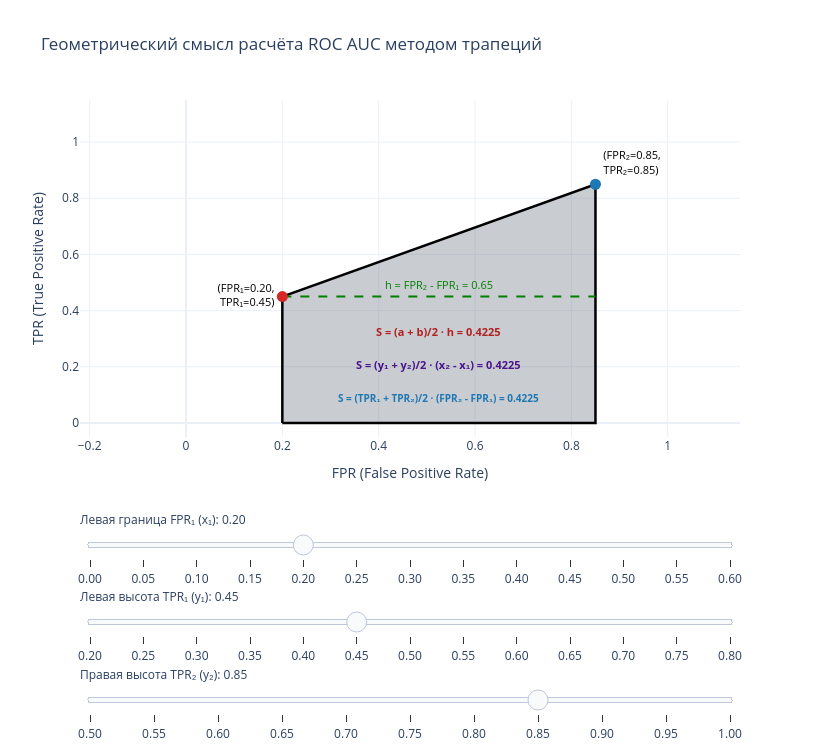

The code cell stored with this chart in its notebook:
### Markdown cell above
Для расчёта **ROC AUC** предсказанные вероятности (`preds_proba`) сортируются по убыванию, а совпавшие значения  объединяются в общие группы. Двигаясь от точки $(0, 0)$ к $(1, 1)$, для каждой группы вычисляются координаты $(\text{FPR}, \text{TPR})$, после чего итоговая площадь находится суммированием прямоугольных трапеций.

$$\text{ROC AUC} = \sum_{i=1}^{n-1} \frac{\text{TPR}_i + \text{TPR}_{i+1}}{2} \cdot (\text{FPR}_{i+1} - \text{FPR}_i)$$

Для понимания математики расчета кривой ROC AUC и ее значения я использовала [статью Александра Дьяконова](https://alexanderdyakonov.wordpress.com/2017/07/28/auc-roc-%D0%BF%D0%BB%D0%BE%D1%89%D0%B0%D0%B4%D1%8C-%D0%BF%D0%BE%D0%B4-%D0%BA%D1%80%D0%B8%D0%B2%D0%BE%D0%B9-%D0%BE%D1%88%D0%B8%D0%B1%D0%BE%D0%BA/).

### Code cell
fig_trapezoid = ml_utils.plot_roc_trapezoid()
fig_trapezoid.show()

### Figure 1 — Plotly figure (JSON) as saved in the notebook; plotly's stock layout.template omitted (floating-point values rounded to 4 significant figures)
{"data": [{"fill": "toself", "fillcolor": "rgba(100, 110, 120, 0.35)", "hoverinfo": "skip", "line": {"color": "black", "width": 2.5}, "mode": "lines", "showlegend": false, "type": "scatter", "x": [0.2, 0.2, 0.85, 0.85, 0.2], "y": [0, 0.45, 0.85, 0, 0]}, {"hoverinfo": "skip", "line": {"color": "green", "dash": "dash", "width": 2}, "mode": "lines", "showlegend": false, "type": "scatter", "x": [0.2, 0.85], "y": [0.45, 0.45]}, {"hovertemplate": "FPR: %{x:.2f}<br>TPR: %{y:.2f}<extra></extra>", "marker": {"color": ["#d62728", "#1f77b4"], "size": 11}, "mode": "markers+text", "showlegend": false, "text": ["(FPR₁=0.20,<br>TPR₁=0.45)", "(FPR₂=0.85,<br>TPR₂=0.85)"], "textfont": {"color": "black", "size": 11}, "textposition": ["middle left", "top right"], "type": "scatter", "x": [0.2, 0.85], "y": [0.45, 0.85]}], "layout": {"annotations": [{"font": {"color": "green", "size": 11}, "showarrow": false, "text": "h = FPR₂ - FPR₁ = 0.65", "x": 0.525, "y": 0.45, "yshift": 12}, {"font": {"color": "#b22222", "size": 11}, "showarrow": false, "text": "<b>S = (a + b)/2 · h = 0.4225</b>", "x": 0.525, "y": 0.324}, {"font": {"color": "#4a148c", "size": 11}, "showarrow": false, "text": "<b>S = (y₁ + y₂)/2 · (x₂ - x₁) = 0.4225</b>", "x": 0.525, "y": 0.207}, {"font": {"color": "#1f77b4", "size": 10}, "showarrow": false, "text": "<b>S = (TPR₁ + TPR₂)/2 · (FPR₂ - FPR₁) = 0.4225</b>", "x": 0.525, "y": 0.09}], "height": 750, "margin": {"b": 260}, "sliders": [{"active": 4, "currentvalue": {"prefix": "Левая граница FPR₁ (x₁): "}, "steps": [{"args": [{"text": [null, null, ["(FPR₁=0.00,<br>TPR₁=0.45)", "(FPR₂=0.85,<br>TPR₂=0.85)"]], "x": [[0, 0, 0.85, 0.85, 0], [0, 0.85], [0, 0.85]], "y": [[0, 0.45, 0.85, 0, 0], [0.45, 0.45], [0.45, 0.85]]}, {"annotations": [{"font": {"color": "green", "size": 11}, "showarrow": false, "text": "h = FPR₂ - FPR₁ = 0.85", "x": 0.425, "y": 0.45, "yshift": 12}, {"font": {"color": "#b22222", "size": 11}, "showarrow": false, "text": "<b>S = (a + b)/2 · h = 0.5525</b>", "x": 0.425, "y": 0.324}, {"font": {"color": "#4a148c", "size": 11}, "showarrow": false, "text": "<b>S = (y₁ + y₂)/2 · (x₂ - x₁) = 0.5525</b>", "x": 0.425, "y": 0.207}, {"font": {"color": "#1f77b4", "size": 10}, "showarrow": false, "text": "<b>S = (TPR₁ + TPR₂)/2 · (FPR₂ - FPR₁) = 0.5525</b>", "x": 0.425, "y": 0.09}]}], "label": "0.00", "method": "update"}, {"args": [{"text": [null, null, ["(FPR₁=0.05,<br>TPR₁=0.45)", "(FPR₂=0.85,<br>TPR₂=0.85)"]], "x": [[0.05, 0.05, 0.85, 0.85, 0.05], [0.05, 0.85], [0.05, 0.85]], "y": [[0, 0.45, 0.85, 0, 0], [0.45, 0.45], [0.45, 0.85]]}, {"annotations": [{"font": {"color": "green", "size": 11}, "showarrow": false, "text": "h = FPR₂ - FPR₁ = 0.80", "x": 0.45, "y": 0.45, "yshift": 12}, {"font": {"color": "#b22222", "size": 11}, "showarrow": false, "text": "<b>S = (a + b)/2 · h = 0.5200</b>", "x": 0.45, "y": 0.324}, {"font": {"color": "#4a148c", "size": 11}, "showarrow": false, "text": "<b>S = (y₁ + y₂)/2 · (x₂ - x₁) = 0.5200</b>", "x": 0.45, "y": 0.207}, {"font": {"color": "#1f77b4", "size": 10}, "showarrow": false, "text": "<b>S = (TPR₁ + TPR₂)/2 · (FPR₂ - FPR₁) = 0.5200</b>", "x": 0.45, "y": 0.09}]}], "label": "0.05", "method": "update"}, {"args": [{"text": [null, null, ["(FPR₁=0.10,<br>TPR₁=0.45)", "(FPR₂=0.85,<br>TPR₂=0.85)"]], "x": [[0.1, 0.1, 0.85, 0.85, 0.1], [0.1, 0.85], [0.1, 0.85]], "y": [[0, 0.45, 0.85, 0, 0], [0.45, 0.45], [0.45, 0.85]]}, {"annotations": [{"font": {"color": "green", "size": 11}, "showarrow": false, "text": "h = FPR₂ - FPR₁ = 0.75", "x": 0.475, "y": 0.45, "yshift": 12}, {"font": {"color": "#b22222", "size": 11}, "showarrow": false, "text": "<b>S = (a + b)/2 · h = 0.4875</b>", "x": 0.475, "y": 0.324}, {"font": {"color": "#4a148c", "size": 11}, "showarrow": false, "text": "<b>S = (y₁ + y₂)/2 · (x₂ - x₁) = 0.4875</b>", "x": 0.475, "y": 0.207}, {"font": {"color": "#1f77b4", "size": 10}, "showarrow": false, "text": "<b>S = (TPR₁ + TPR₂)/2 · (FPR₂ - FPR₁) = 0.4875</b>", "x": 0.475, "y": 0.09}]}], "label": "0.10", "method": "update"}, {"args": [{"text": [null, null, ["(FPR₁=0.15,<br>TPR₁=0.45)", "(FPR₂=0.85,<br>TPR₂=0.85)"]], "x": [[0.15, 0.15, 0.85, 0.85, 0.15], [0.15, 0.85], [0.15, 0.85]], "y": [[0, 0.45, 0.85, 0, 0], [0.45, 0.45], [0.45, 0.85]]}, {"annotations": [{"font": {"color": "green", "size": 11}, "showarrow": false, "text": "h = FPR₂ - FPR₁ = 0.70", "x": 0.5, "y": 0.45, "yshift": 12}, {"font": {"color": "#b22222", "size": 11}, "showarrow": false, "text": "<b>S = (a + b)/2 · h = 0.4550</b>", "x": 0.5, "y": 0.324}, {"font": {"color": "#4a148c", "size": 11}, "showarrow": false, "text": "<b>S = (y₁ + y₂)/2 · (x₂ - x₁) = 0.4550</b>", "x": 0.5, "y": 0.207}, {"font": {"color": "#1f77b4", "size": 10}, "showarrow": false, "text": "<b>S = (TPR₁ + TPR₂)/2 · (FPR₂ - FPR₁) = 0.4550</b>", "x": 0.5, "y": 0.09}]}], "label": "0.15", "method": "update"}, {"args": [{"text": [null, null, ["(FPR₁=0.20,<br>TPR₁=0.45)", "(FPR₂=0.85,<br>TPR₂=0.85)"]], "x": [[0.2, 0.2, 0.85, 0.85, 0.2], [0.2, 0.85], [0.2, 0.85]], "y": [[0, 0.45, 0.85, 0, 0], [0.45, 0.45], [0.45, 0.85]]}, {"annotations": [{"font": {"color": "green", "size": 11}, "showarrow": false, "text": "h = FPR₂ - FPR₁ = 0.65", "x": 0.525, "y": 0.45, "yshift": 12}, {"font": {"color": "#b22222", "size": 11}, "showarrow": false, "text": "<b>S = (a + b)/2 · h = 0.4225</b>", "x": 0.525, "y": 0.324}, {"font": {"color": "#4a148c", "size": 11}, "showarrow": false, "text": "<b>S = (y₁ + y₂)/2 · (x₂ - x₁) = 0.4225</b>", "x": 0.525, "y": 0.207}, {"font": {"color": "#1f77b4", "size": 10}, "showarrow": false, "text": "<b>S = (TPR₁ + TPR₂)/2 · (FPR₂ - FPR₁) = 0.4225</b>", "x": 0.525, "y": 0.09}]}], "label": "0.20", "method": "update"}, {"args": [{"text": [null, null, ["(FPR₁=0.25,<br>TPR₁=0.45)", "(FPR₂=0.85,<br>TPR₂=0.85)"]], "x": [[0.25, 0.25, 0.85, 0.85, 0.25], [0.25, 0.85], [0.25, 0.85]], "y": [[0, 0.45, 0.85, 0, 0], [0.45, 0.45], [0.45, 0.85]]}, {"annotations": [{"font": {"color": "green", "size": 11}, "showarrow": false, "text": "h = FPR₂ - FPR₁ = 0.60", "x": 0.55, "y": 0.45, "yshift": 12}, {"font": {"color": "#b22222", "size": 11}, "showarrow": false, "text": "<b>S = (a + b)/2 · h = 0.3900</b>", "x": 0.55, "y": 0.324}, {"font": {"color": "#4a148c", "size": 11}, "showarrow": false, "text": "<b>S = (y₁ + y₂)/2 · (x₂ - x₁) = 0.3900</b>", "x": 0.55, "y": 0.207}, {"font": {"color": "#1f77b4", "size": 10}, "showarrow": false, "text": "<b>S = (TPR₁ + TPR₂)/2 · (FPR₂ - FPR₁) = 0.3900</b>", "x": 0.55, "y": 0.09}]}], "label": "0.25", "method": "update"}, {"args": [{"text": [null, null, ["(FPR₁=0.30,<br>TPR₁=0.45)", "(FPR₂=0.85,<br>TPR₂=0.85)"]], "x": [[0.3, 0.3, 0.85, 0.85, 0.3], [0.3, 0.85], [0.3, 0.85]], "y": [[0, 0.45, 0.85, 0, 0], [0.45, 0.45], [0.45, 0.85]]}, {"annotations": [{"font": {"color": "green", "size": 11}, "showarrow": false, "text": "h = FPR₂ - FPR₁ = 0.55", "x": 0.575, "y": 0.45, "yshift": 12}, {"font": {"color": "#b22222", "size": 11}, "showarrow": false, "text": "<b>S = (a + b)/2 · h = 0.3575</b>", "x": 0.575, "y": 0.324}, {"font": {"color": "#4a148c", "size": 11}, "showarrow": false, "text": "<b>S = (y₁ + y₂)/2 · (x₂ - x₁) = 0.3575</b>", "x": 0.575, "y": 0.207}, {"font": {"color": "#1f77b4", "size": 10}, "showarrow": false, "text": "<b>S = (TPR₁ + TPR₂)/2 · (FPR₂ - FPR₁) = 0.3575</b>", "x": 0.575, "y": 0.09}]}], "label": "0.30", "method": "update"}, {"args": [{"text": [null, null, ["(FPR₁=0.35,<br>TPR₁=0.45)", "(FPR₂=0.85,<br>TPR₂=0.85)"]], "x": [[0.35, 0.35, 0.85, 0.85, 0.35], [0.35, 0.85], [0.35, 0.85]], "y": [[0, 0.45, 0.85, 0, 0], [0.45, 0.45], [0.45, 0.85]]}, {"annotations": [{"font": {"color": "green", "size": 11}, "showarrow": false, "text": "h = FPR₂ - FPR₁ = 0.50", "x": 0.6, "y": 0.45, "yshift": 12}, {"font": {"color": "#b22222", "size": 11}, "showarrow": false, "text": "<b>S = (a + b)/2 · h = 0.3250</b>", "x": 0.6, "y": 0.324}, {"font": {"color": "#4a148c", "size": 11}, "showarrow": false, "text": "<b>S = (y₁ + y₂)/2 · (x₂ - x₁) = 0.3250</b>", "x": 0.6, "y": 0.207}, {"font": {"color": "#1f77b4", "size": 10}, "showarrow": false, "text": "<b>S = (TPR₁ + TPR₂)/2 · (FPR₂ - FPR₁) = 0.3250</b>", "x": 0.6, "y": 0.09}]}], "label": "0.35", "method": "update"}, {"args": [{"text": [null, null, ["(FPR₁=0.40,<br>TPR₁=0.45)", "(FPR₂=0.85,<br>TPR₂=0.85)"]], "x": [[0.4, 0.4, 0.85, 0.85, 0.4], [0.4, 0.85], [0.4, 0.85]], "y": [[0, 0.45, 0.85, 0, 0], [0.45, 0.45], [0.45, 0.85]]}, {"annotations": [{"font": {"color": "green", "size": 11}, "showarrow": false, "text": "h = FPR₂ - FPR₁ = 0.45", "x": 0.625, "y": 0.45, "yshift": 12}, {"font": {"color": "#b22222", "size": 11}, "showarrow": false, "text": "<b>S = (a + b)/2 · h = 0.2925</b>", "x": 0.625, "y": 0.324}, {"font": {"color": "#4a148c", "size": 11}, "showarrow": false, "text": "<b>S = (y₁ + y₂)/2 · (x₂ - x₁) = 0.2925</b>", "x": 0.625, "y": 0.207}, {"font": {"color": "#1f77b4", "size": 10}, "showarrow": false, "text": "<b>S = (TPR₁ + TPR₂)/2 · (FPR₂ - FPR₁) = 0.2925</b>", "x": 0.625, "y": 0.09}]}], "label": "0.40", "method": "update"}, {"args": [{"text": [null, null, ["(FPR₁=0.45,<br>TPR₁=0.45)", "(FPR₂=0.85,<br>TPR₂=0.85)"]], "x": [[0.45, 0.45, 0.85, 0.85, 0.45], [0.45, 0.85], [0.45, 0.85]], "y": [[0, 0.45, 0.85, 0, 0], [0.45, 0.45], [0.45, 0.85]]}, {"annotations": [{"font": {"color": "green", "size": 11}, "showarrow": false, "text": "h = FPR₂ - FPR₁ = 0.40", "x": 0.65, "y": 0.45, "yshift": 12}, {"font": {"color": "#b22222", "size": 11}, "showarrow": false, "text": "<b>S = (a + b)/2 · h = 0.2600</b>", "x": 0.65, "y": 0.324}, {"font": {"color": "#4a148c", "size": 11}, "showarrow": false, "text": "<b>S = (y₁ + y₂)/2 · (x₂ - x₁) = 0.2600</b>", "x": 0.65, "y": 0.207}, {"font": {"color": "#1f77b4", "size": 10}, "showarrow": false, "text": "<b>S = (TPR₁ + TPR₂)/2 · (FPR₂ - FPR₁) = 0.2600</b>", "x": 0.65, "y": 0.09}]}], "label": "0.45", "method": "update"}, {"args": [{"text": [null, null, ["(FPR₁=0.50,<br>TPR₁=0.45)", "(FPR₂=0.85,<br>TPR₂=0.85)"]], "x": [[0.5, 0.5, 0.85, 0.85, 0.5], [0.5, 0.85], [0.5, 0.85]], "y": [[0, 0.45, 0.85, 0, 0], [0.45, 0.45], [0.45, 0.85]]}, {"annotations": [{"font": {"color": "green", "size": 11}, "showarrow": false, "text": "h = FPR₂ - FPR₁ = 0.35", "x": 0.675, "y": 0.45, "yshift": 12}, {"font": {"color": "#b22222", "size": 11}, "showarrow": false, "text": "<b>S = (a + b)/2 · h = 0.2275</b>", "x": 0.675, "y": 0.324}, {"font": {"color": "#4a148c", "size": 11}, "showarrow": false, "text": "<b>S = (y₁ + y₂)/2 · (x₂ - x₁) = 0.2275</b>", "x": 0.675, "y": 0.207}, {"font": {"color": "#1f77b4", "size": 10}, "showarrow": false, "text": "<b>S = (TPR₁ + TPR₂)/2 · (FPR₂ - FPR₁) = 0.2275</b>", "x": 0.675, "y": 0.09}]}], "label": "0.50", "method": "update"}, {"args": [{"text": [null, null, ["(FPR₁=0.55,<br>TPR₁=0.45)", "(FPR₂=0.85,<br>TPR₂=0.85)"]], "x": [[0.55, 0.55, 0.85, 0.85, 0.55], [0.55, 0.85], [0.55, 0.85]], "y": [[0, 0.45, 0.85, 0, 0], [0.45, 0.45], [0.45, 0.85]]}, {"annotations": [{"font": {"color": "green", "size": 11}, "showarrow": false, "text": "h = FPR₂ - FPR₁ = 0.30", "x": 0.7, "y": 0.45, "yshift": 12}, {"font": {"color": "#b22222", "size": 11}, "showarrow": false, "text": "<b>S = (a + b)/2 · h = 0.1950</b>", "x": 0.7, "y": 0.324}, {"font": {"color": "#4a148c", "size": 11}, "showarrow": false, "text": "<b>S = (y₁ + y₂)/2 · (x₂ - x₁) = 0.1950</b>", "x": 0.7, "y": 0.207}, {"font": {"color": "#1f77b4", "size": 10}, "showarrow": false, "text": "<b>S = (TPR₁ + TPR₂)/2 · (FPR₂ - FPR₁) = 0.1950</b>", "x": 0.7, "y": 0.09}]}], "label": "0.55", "method": "update"}, {"args": [{"text": [null, null, ["(FPR₁=0.60,<br>TPR₁=0.45)", "(FPR₂=0.85,<br>TPR₂=0.85)"]], "x": [[0.6, 0.6, 0.85, 0.85, 0.6], [0.6, 0.85], [0.6, 0.85]], "y": [[0, 0.45, 0.85, 0, 0], [0.45, 0.45], [0.45, 0.85]]}, {"annotations": [{"font": {"color": "green", "size": 11}, "showarrow": false, "text": "h = FPR₂ - FPR₁ = 0.25", "x": 0.725, "y": 0.45, "yshift": 12}, {"font": {"color": "#b22222", "size": 11}, "showarrow": false, "text": "<b>S = (a + b)/2 · h = 0.1625</b>", "x": 0.725, "y": 0.324}, {"font": {"color": "#4a148c", "size": 11}, "showarrow": false, "text": "<b>S = (y₁ + y₂)/2 · (x₂ - x₁) = 0.1625</b>", "x": 0.725, "y": 0.207}, {"font": {"color": "#1f77b4", "size": 10}, "showarrow": false, "text": "<b>S = (TPR₁ + TPR₂)/2 · (FPR₂ - FPR₁) = 0.1625</b>", "x": 0.725, "y": 0.09}]}], "label": "0.60", "method": "update"}], "y": -0.15}, {"active": 5, "currentvalue": {"prefix": "Левая высота TPR₁ (y₁): "}, "steps": [{"args": [{"text": [null, null, ["(FPR₁=0.20,<br>TPR₁=0.20)", "(FPR₂=0.85,<br>TPR₂=0.85)"]], "x": [[0.2, 0.2, 0.85, 0.85, 0.2], [0.2, 0.85], [0.2, 0.85]], "y": [[0, 0.2, 0.85, 0, 0], [0.2, 0.2], [0.2, 0.85]]}, {"annotations": [{"font": {"color": "green", "size": 11}, "showarrow": false, "text": "h = FPR₂ - FPR₁ = 0.65", "x": 0.525, "y": 0.2, "yshift": 12}, {"font": {"color": "#b22222", "size": 11}, "showarrow": false, "text": "<b>S = (a + b)/2 · h = 0.3412</b>", "x": 0.525, "y": 0.144}, {"font": {"color": "#4a148c", "size": 11}, "showarrow": false, "text": "<b>S = (y₁ + y₂)/2 · (x₂ - x₁) = 0.3412</b>", "x": 0.525, "y": 0.092}, {"font": {"color": "#1f77b4", "size": 10}, "showarrow": false, "text": "<b>S = (TPR₁ + TPR₂)/2 · (FPR₂ - FPR₁) = 0.3412</b>", "x": 0.525, "y": 0.04}]}], "label": "0.20", "method": "update"}, {"args": [{"text": [null, null, ["(FPR₁=0.20,<br>TPR₁=0.25)", "(FPR₂=0.85,<br>TPR₂=0.85)"]], "x": [[0.2, 0.2, 0.85, 0.85, 0.2], [0.2, 0.85], [0.2, 0.85]], "y": [[0, 0.25, 0.85, 0, 0], [0.25, 0.25], [0.25, 0.85]]}, {"annotations": [{"font": {"color": "green", "size": 11}, "showarrow": false, "text": "h = FPR₂ - FPR₁ = 0.65", "x": 0.525, "y": 0.25, "yshift": 12}, {"font": {"color": "#b22222", "size": 11}, "showarrow": false, "text": "<b>S = (a + b)/2 · h = 0.3575</b>", "x": 0.525, "y": 0.18}, {"font": {"color": "#4a148c", "size": 11}, "showarrow": false, "text": "<b>S = (y₁ + y₂)/2 · (x₂ - x₁) = 0.3575</b>", "x": 0.525, "y": 0.115}, {"font": {"color": "#1f77b4", "size": 10}, "showarrow": false, "text": "<b>S = (TPR₁ + TPR₂)/2 · (FPR₂ - FPR₁) = 0.3575</b>", "x": 0.525, "y": 0.05}]}], "label": "0.25", "method": "update"}, {"args": [{"text": [null, null, ["(FPR₁=0.20,<br>TPR₁=0.30)", "(FPR₂=0.85,<br>TPR₂=0.85)"]], "x": [[0.2, 0.2, 0.85, 0.85, 0.2], [0.2, 0.85], [0.2, 0.85]], "y": [[0, 0.3, 0.85, 0, 0], [0.3, 0.3], [0.3, 0.85]]}, {"annotations": [{"font": {"color": "green", "size": 11}, "showarrow": false, "text": "h = FPR₂ - FPR₁ = 0.65", "x": 0.525, "y": 0.3, "yshift": 12}, {"font": {"color": "#b22222", "size": 11}, "showarrow": false, "text": "<b>S = (a + b)/2 · h = 0.3737</b>", "x": 0.525, "y": 0.216}, {"font": {"color": "#4a148c", "size": 11}, "showarrow": false, "text": "<b>S = (y₁ + y₂)/2 · (x₂ - x₁) = 0.3737</b>", "x": 0.525, "y": 0.138}, {"font": {"color": "#1f77b4", "size": 10}, "showarrow": false, "text": "<b>S = (TPR₁ + TPR₂)/2 · (FPR₂ - FPR₁) = 0.3737</b>", "x": 0.525, "y": 0.06}]}], "label": "0.30", "method": "update"}, {"args": [{"text": [null, null, ["(FPR₁=0.20,<br>TPR₁=0.35)", "(FPR₂=0.85,<br>TPR₂=0.85)"]], "x": [[0.2, 0.2, 0.85, 0.85, 0.2], [0.2, 0.85], [0.2, 0.85]], "y": [[0, 0.35, 0.85, 0, 0], [0.35, 0.35], [0.35, 0.85]]}, {"annotations": [{"font": {"color": "green", "size": 11}, "showarrow": false, "text": "h = FPR₂ - FPR₁ = 0.65", "x": 0.525, "y": 0.35, "yshift": 12}, {"font": {"color": "#b22222", "size": 11}, "showarrow": false, "text": "<b>S = (a + b)/2 · h = 0.3900</b>", "x": 0.525, "y": 0.252}, {"font": {"color": "#4a148c", "size": 11}, "showarrow": false, "text": "<b>S = (y₁ + y₂)/2 · (x₂ - x₁) = 0.3900</b>", "x": 0.525, "y": 0.161}, {"font": {"color": "#1f77b4", "size": 10}, "showarrow": false, "text": "<b>S = (TPR₁ + TPR₂)/2 · (FPR₂ - FPR₁) = 0.3900</b>", "x": 0.525, "y": 0.07}]}], "label": "0.35", "method": "update"}, {"args": [{"text": [null, null, ["(FPR₁=0.20,<br>TPR₁=0.40)", "(FPR₂=0.85,<br>TPR₂=0.85)"]], "x": [[0.2, 0.2, 0.85, 0.85, 0.2], [0.2, 0.85], [0.2, 0.85]], "y": [[0, 0.4, 0.85, 0, 0], [0.4, 0.4], [0.4, 0.85]]}, {"annotations": [{"font": {"color": "green", "size": 11}, "showarrow": false, "text": "h = FPR₂ - FPR₁ = 0.65", "x": 0.525, "y": 0.4, "yshift": 12}, {"font": {"color": "#b22222", "size": 11}, "showarrow": false, "text": "<b>S = (a + b)/2 · h = 0.4062</b>", "x": 0.525, "y": 0.288}, {"font": {"color": "#4a148c", "size": 11}, "showarrow": false, "text": "<b>S = (y₁ + y₂)/2 · (x₂ - x₁) = 0.4062</b>", "x": 0.525, "y": 0.184}, {"font": {"color": "#1f77b4", "size": 10}, "showarrow": false, "text": "<b>S = (TPR₁ + TPR₂)/2 · (FPR₂ - FPR₁) = 0.4062</b>", "x": 0.525, "y": 0.08}]}], "label": "0.40", "method": "update"}, {"args": [{"text": [null, null, ["(FPR₁=0.20,<br>TPR₁=0.45)", "(FPR₂=0.85,<br>TPR₂=0.85)"]], "x": [[0.2, 0.2, 0.85, 0.85, 0.2], [0.2, 0.85], [0.2, 0.85]], "y": [[0, 0.45, 0.85, 0, 0], [0.45, 0.45], [0.45, 0.85]]}, {"annotations": [{"font": {"color": "green", "size": 11}, "showarrow": false, "text": "h = FPR₂ - FPR₁ = 0.65", "x": 0.525, "y": 0.45, "yshift": 12}, {"font": {"color": "#b22222", "size": 11}, "showarrow": false, "text": "<b>S = (a + b)/2 · h = 0.4225</b>", "x": 0.525, "y": 0.324}, {"font": {"color": "#4a148c", "size": 11}, "showarrow": false, "text": "<b>S = (y₁ + y₂)/2 · (x₂ - x₁) = 0.4225</b>", "x": 0.525, "y": 0.207}, {"font": {"color": "#1f77b4", "size": 10}, "showarrow": false, "text": "<b>S = (TPR₁ + TPR₂)/2 · (FPR₂ - FPR₁) = 0.4225</b>", "x": 0.525, "y": 0.09}]}], "label": "0.45", "method": "update"}, {"args": [{"text": [null, null, ["(FPR₁=0.20,<br>TPR₁=0.50)", "(FPR₂=0.85,<br>TPR₂=0.85)"]], "x": [[0.2, 0.2, 0.85, 0.85, 0.2], [0.2, 0.85], [0.2, 0.85]], "y": [[0, 0.5, 0.85, 0, 0], [0.5, 0.5], [0.5, 0.85]]}, {"annotations": [{"font": {"color": "green", "size": 11}, "showarrow": false, "text": "h = FPR₂ - FPR₁ = 0.65", "x": 0.525, "y": 0.5, "yshift": 12}, {"font": {"color": "#b22222", "size": 11}, "showarrow": false, "text": "<b>S = (a + b)/2 · h = 0.4387</b>", "x": 0.525, "y": 0.36}, {"font": {"color": "#4a148c", "size": 11}, "showarrow": false, "text": "<b>S = (y₁ + y₂)/2 · (x₂ - x₁) = 0.4387</b>", "x": 0.525, "y": 0.23}, {"font": {"color": "#1f77b4", "size": 10}, "showarrow": false, "text": "<b>S = (TPR₁ + TPR₂)/2 · (FPR₂ - FPR₁) = 0.4387</b>", "x": 0.525, "y": 0.1}]}], "label": "0.50", "method": "update"}, {"args": [{"text": [null, null, ["(FPR₁=0.20,<br>TPR₁=0.55)", "(FPR₂=0.85,<br>TPR₂=0.85)"]], "x": [[0.2, 0.2, 0.85, 0.85, 0.2], [0.2, 0.85], [0.2, 0.85]], "y": [[0, 0.55, 0.85, 0, 0], [0.55, 0.55], [0.55, 0.85]]}, {"annotations": [{"font": {"color": "green", "size": 11}, "showarrow": false, "text": "h = FPR₂ - FPR₁ = 0.65", "x": 0.525, "y": 0.55, "yshift": 12}, {"font": {"color": "#b22222", "size": 11}, "showarrow": false, "text": "<b>S = (a + b)/2 · h = 0.4550</b>", "x": 0.525, "y": 0.396}, {"font": {"color": "#4a148c", "size": 11}, "showarrow": false, "text": "<b>S = (y₁ + y₂)/2 · (x₂ - x₁) = 0.4550</b>", "x": 0.525, "y": 0.253}, {"font": {"color": "#1f77b4", "size": 10}, "showarrow": false, "text": "<b>S = (TPR₁ + TPR₂)/2 · (FPR₂ - FPR₁) = 0.4550</b>", "x": 0.525, "y": 0.11}]}], "label": "0.55", "method": "update"}, {"args": [{"text": [null, null, ["(FPR₁=0.20,<br>TPR₁=0.60)", "(FPR₂=0.85,<br>TPR₂=0.85)"]], "x": [[0.2, 0.2, 0.85, 0.85, 0.2], [0.2, 0.85], [0.2, 0.85]], "y": [[0, 0.6, 0.85, 0, 0], [0.6, 0.6], [0.6, 0.85]]}, {"annotations": [{"font": {"color": "green", "size": 11}, "showarrow": false, "text": "h = FPR₂ - FPR₁ = 0.65", "x": 0.525, "y": 0.6, "yshift": 12}, {"font": {"color": "#b22222", "size": 11}, "showarrow": false, "text": "<b>S = (a + b)/2 · h = 0.4713</b>", "x": 0.525, "y": 0.432}, {"font": {"color": "#4a148c", "size": 11}, "showarrow": false, "text": "<b>S = (y₁ + y₂)/2 · (x₂ - x₁) = 0.4713</b>", "x": 0.525, "y": 0.276}, {"font": {"color": "#1f77b4", "size": 10}, "showarrow": false, "text": "<b>S = (TPR₁ + TPR₂)/2 · (FPR₂ - FPR₁) = 0.4713</b>", "x": 0.525, "y": 0.12}]}], "label": "0.60", "method": "update"}, {"args": [{"text": [null, null, ["(FPR₁=0.20,<br>TPR₁=0.65)", "(FPR₂=0.85,<br>TPR₂=0.85)"]], "x": [[0.2, 0.2, 0.85, 0.85, 0.2], [0.2, 0.85], [0.2, 0.85]], "y": [[0, 0.65, 0.85, 0, 0], [0.65, 0.65], [0.65, 0.85]]}, {"annotations": [{"font": {"color": "green", "size": 11}, "showarrow": false, "text": "h = FPR₂ - FPR₁ = 0.65", "x": 0.525, "y": 0.65, "yshift": 12}, {"font": {"color": "#b22222", "size": 11}, "showarrow": false, "text": "<b>S = (a + b)/2 · h = 0.4875</b>", "x": 0.525, "y": 0.468}, {"font": {"color": "#4a148c", "size": 11}, "showarrow": false, "text": "<b>S = (y₁ + y₂)/2 · (x₂ - x₁) = 0.4875</b>", "x": 0.525, "y": 0.299}, {"font": {"color": "#1f77b4", "size": 10}, "showarrow": false, "text": "<b>S = (TPR₁ + TPR₂)/2 · (FPR₂ - FPR₁) = 0.4875</b>", "x": 0.525, "y": 0.13}]}], "label": "0.65", "method": "update"}, {"args": [{"text": [null, null, ["(FPR₁=0.20,<br>TPR₁=0.70)", "(FPR₂=0.85,<br>TPR₂=0.85)"]], "x": [[0.2, 0.2, 0.85, 0.85, 0.2], [0.2, 0.85], [0.2, 0.85]], "y": [[0, 0.7, 0.85, 0, 0], [0.7, 0.7], [0.7, 0.85]]}, {"annotations": [{"font": {"color": "green", "size": 11}, "showarrow": false, "text": "h = FPR₂ - FPR₁ = 0.65", "x": 0.525, "y": 0.7, "yshift": 12}, {"font": {"color": "#b22222", "size": 11}, "showarrow": false, "text": "<b>S = (a + b)/2 · h = 0.5038</b>", "x": 0.525, "y": 0.504}, {"font": {"color": "#4a148c", "size": 11}, "showarrow": false, "text": "<b>S = (y₁ + y₂)/2 · (x₂ - x₁) = 0.5038</b>", "x": 0.525, "y": 0.322}, {"font": {"color": "#1f77b4", "size": 10}, "showarrow": false, "text": "<b>S = (TPR₁ + TPR₂)/2 · (FPR₂ - FPR₁) = 0.5038</b>", "x": 0.525, "y": 0.14}]}], "label": "0.70", "method": "update"}, {"args": [{"text": [null, null, ["(FPR₁=0.20,<br>TPR₁=0.75)", "(FPR₂=0.85,<br>TPR₂=0.85)"]], "x": [[0.2, 0.2, 0.85, 0.85, 0.2], [0.2, 0.85], [0.2, 0.85]], "y": [[0, 0.75, 0.85, 0, 0], [0.75, 0.75], [0.75, 0.85]]}, {"annotations": [{"font": {"color": "green", "size": 11}, "showarrow": false, "text": "h = FPR₂ - FPR₁ = 0.65", "x": 0.525, "y": 0.75, "yshift": 12}, {"font": {"color": "#b22222", "size": 11}, "showarrow": false, "text": "<b>S = (a + b)/2 · h = 0.5200</b>", "x": 0.525, "y": 0.54}, {"font": {"color": "#4a148c", "size": 11}, "showarrow": false, "text": "<b>S = (y₁ + y₂)/2 · (x₂ - x₁) = 0.5200</b>", "x": 0.525, "y": 0.345}, {"font": {"color": "#1f77b4", "size": 10}, "showarrow": false, "text": "<b>S = (TPR₁ + TPR₂)/2 · (FPR₂ - FPR₁) = 0.5200</b>", "x": 0.525, "y": 0.15}]}], "label": "0.75", "method": "update"}, {"args": [{"text": [null, null, ["(FPR₁=0.20,<br>TPR₁=0.80)", "(FPR₂=0.85,<br>TPR₂=0.85)"]], "x": [[0.2, 0.2, 0.85, 0.85, 0.2], [0.2, 0.85], [0.2, 0.85]], "y": [[0, 0.8, 0.85, 0, 0], [0.8, 0.8], [0.8, 0.85]]}, {"annotations": [{"font": {"color": "green", "size": 11}, "showarrow": false, "text": "h = FPR₂ - FPR₁ = 0.65", "x": 0.525, "y": 0.8, "yshift": 12}, {"font": {"color": "#b22222", "size": 11}, "showarrow": false, "text": "<b>S = (a + b)/2 · h = 0.5362</b>", "x": 0.525, "y": 0.576}, {"font": {"color": "#4a148c", "size": 11}, "showarrow": false, "text": "<b>S = (y₁ + y₂)/2 · (x₂ - x₁) = 0.5362</b>", "x": 0.525, "y": 0.368}, {"font": {"color": "#1f77b4", "size": 10}, "showarrow": false, "text": "<b>S = (TPR₁ + TPR₂)/2 · (FPR₂ - FPR₁) = 0.5362</b>", "x": 0.525, "y": 0.16}]}], "label": "0.80", "method": "update"}], "y": -0.38}, {"active": 7, "currentvalue": {"prefix": "Правая высота TPR₂ (y₂): "}, "steps": [{"args": [{"text": [null, null, ["(FPR₁=0.20,<br>TPR₁=0.45)", "(FPR₂=0.85,<br>TPR₂=0.50)"]], "x": [[0.2, 0.2, 0.85, 0.85, 0.2], [0.2, 0.85], [0.2, 0.85]], "y": [[0, 0.45, 0.5, 0, 0], [0.45, 0.45], [0.45, 0.5]]}, {"annotations": [{"font": {"color": "green", "size": 11}, "showarrow": false, "text": "h = FPR₂ - FPR₁ = 0.65", "x": 0.525, "y": 0.45, "yshift": 12}, {"font": {"color": "#b22222", "size": 11}, "showarrow": false, "text": "<b>S = (a + b)/2 · h = 0.3087</b>", "x": 0.525, "y": 0.324}, {"font": {"color": "#4a148c", "size": 11}, "showarrow": false, "text": "<b>S = (y₁ + y₂)/2 · (x₂ - x₁) = 0.3087</b>", "x": 0.525, "y": 0.207}, {"font": {"color": "#1f77b4", "size": 10}, "showarrow": false, "text": "<b>S = (TPR₁ + TPR₂)/2 · (FPR₂ - FPR₁) = 0.3087</b>", "x": 0.525, "y": 0.09}]}], "label": "0.50", "method": "update"}, {"args": [{"text": [null, null, ["(FPR₁=0.20,<br>TPR₁=0.45)", "(FPR₂=0.85,<br>TPR₂=0.55)"]], "x": [[0.2, 0.2, 0.85, 0.85, 0.2], [0.2, 0.85], [0.2, 0.85]], "y": [[0, 0.45, 0.55, 0, 0], [0.45, 0.45], [0.45, 0.55]]}, {"annotations": [{"font": {"color": "green", "size": 11}, "showarrow": false, "text": "h = FPR₂ - FPR₁ = 0.65", "x": 0.525, "y": 0.45, "yshift": 12}, {"font": {"color": "#b22222", "size": 11}, "showarrow": false, "text": "<b>S = (a + b)/2 · h = 0.3250</b>", "x": 0.525, "y": 0.324}, {"font": {"color": "#4a148c", "size": 11}, "showarrow": false, "text": "<b>S = (y₁ + y₂)/2 · (x₂ - x₁) = 0.3250</b>", "x": 0.525, "y": 0.207}, {"font": {"color": "#1f77b4", "size": 10}, "showarrow": false, "text": "<b>S = (TPR₁ + TPR₂)/2 · (FPR₂ - FPR₁) = 0.3250</b>", "x": 0.525, "y": 0.09}]}], "label": "0.55", "method": "update"}, {"args": [{"text": [null, null, ["(FPR₁=0.20,<br>TPR₁=0.45)", "(FPR₂=0.85,<br>TPR₂=0.60)"]], "x": [[0.2, 0.2, 0.85, 0.85, 0.2], [0.2, 0.85], [0.2, 0.85]], "y": [[0, 0.45, 0.6, 0, 0], [0.45, 0.45], [0.45, 0.6]]}, {"annotations": [{"font": {"color": "green", "size": 11}, "showarrow": false, "text": "h = FPR₂ - FPR₁ = 0.65", "x": 0.525, "y": 0.45, "yshift": 12}, {"font": {"color": "#b22222", "size": 11}, "showarrow": false, "text": "<b>S = (a + b)/2 · h = 0.3412</b>", "x": 0.525, "y": 0.324}, {"font": {"color": "#4a148c", "size": 11}, "showarrow": false, "text": "<b>S = (y₁ + y₂)/2 · (x₂ - x₁) = 0.3412</b>", "x": 0.525, "y": 0.207}, {"font": {"color": "#1f77b4", "size": 10}, "showarrow": false, "text": "<b>S = (TPR₁ + TPR₂)/2 · (FPR₂ - FPR₁) = 0.3412</b>", "x": 0.525, "y": 0.09}]}], "label": "0.60", "method": "update"}, {"args": [{"text": [null, null, ["(FPR₁=0.20,<br>TPR₁=0.45)", "(FPR₂=0.85,<br>TPR₂=0.65)"]], "x": [[0.2, 0.2, 0.85, 0.85, 0.2], [0.2, 0.85], [0.2, 0.85]], "y": [[0, 0.45, 0.65, 0, 0], [0.45, 0.45], [0.45, 0.65]]}, {"annotations": [{"font": {"color": "green", "size": 11}, "showarrow": false, "text": "h = FPR₂ - FPR₁ = 0.65", "x": 0.525, "y": 0.45, "yshift": 12}, {"font": {"color": "#b22222", "size": 11}, "showarrow": false, "text": "<b>S = (a + b)/2 · h = 0.3575</b>", "x": 0.525, "y": 0.324}, {"font": {"color": "#4a148c", "size": 11}, "showarrow": false, "text": "<b>S = (y₁ + y₂)/2 · (x₂ - x₁) = 0.3575</b>", "x": 0.525, "y": 0.207}, {"font": {"color": "#1f77b4", "size": 10}, "showarrow": false, "text": "<b>S = (TPR₁ + TPR₂)/2 · (FPR₂ - FPR₁) = 0.3575</b>", "x": 0.525, "y": 0.09}]}], "label": "0.65", "method": "update"}, {"args": [{"text": [null, null, ["(FPR₁=0.20,<br>TPR₁=0.45)", "(FPR₂=0.85,<br>TPR₂=0.70)"]], "x": [[0.2, 0.2, 0.85, 0.85, 0.2], [0.2, 0.85], [0.2, 0.85]], "y": [[0, 0.45, 0.7, 0, 0], [0.45, 0.45], [0.45, 0.7]]}, {"annotations": [{"font": {"color": "green", "size": 11}, "showarrow": false, "text": "h = FPR₂ - FPR₁ = 0.65", "x": 0.525, "y": 0.45, "yshift": 12}, {"font": {"color": "#b22222", "size": 11}, "showarrow": false, "text": "<b>S = (a + b)/2 · h = 0.3737</b>", "x": 0.525, "y": 0.324}, {"font": {"color": "#4a148c", "size": 11}, "showarrow": false, "text": "<b>S = (y₁ + y₂)/2 · (x₂ - x₁) = 0.3737</b>", "x": 0.525, "y": 0.207}, {"font": {"color": "#1f77b4", "size": 10}, "showarrow": false, "text": "<b>S = (TPR₁ + TPR₂)/2 · (FPR₂ - FPR₁) = 0.3737</b>", "x": 0.525, "y": 0.09}]}], "label": "0.70", "method": "update"}, {"args": [{"text": [null, null, ["(FPR₁=0.20,<br>TPR₁=0.45)", "(FPR₂=0.85,<br>TPR₂=0.75)"]], "x": [[0.2, 0.2, 0.85, 0.85, 0.2], [0.2, 0.85], [0.2, 0.85]], "y": [[0, 0.45, 0.75, 0, 0], [0.45, 0.45], [0.45, 0.75]]}, {"annotations": [{"font": {"color": "green", "size": 11}, "showarrow": false, "text": "h = FPR₂ - FPR₁ = 0.65", "x": 0.525, "y": 0.45, "yshift": 12}, {"font": {"color": "#b22222", "size": 11}, "showarrow": false, "text": "<b>S = (a + b)/2 · h = 0.3900</b>", "x": 0.525, "y": 0.324}, {"font": {"color": "#4a148c", "size": 11}, "showarrow": false, "text": "<b>S = (y₁ + y₂)/2 · (x₂ - x₁) = 0.3900</b>", "x": 0.525, "y": 0.207}, {"font": {"color": "#1f77b4", "size": 10}, "showarrow": false, "text": "<b>S = (TPR₁ + TPR₂)/2 · (FPR₂ - FPR₁) = 0.3900</b>", "x": 0.525, "y": 0.09}]}], "label": "0.75", "method": "update"}, {"args": [{"text": [null, null, ["(FPR₁=0.20,<br>TPR₁=0.45)", "(FPR₂=0.85,<br>TPR₂=0.80)"]], "x": [[0.2, 0.2, 0.85, 0.85, 0.2], [0.2, 0.85], [0.2, 0.85]], "y": [[0, 0.45, 0.8, 0, 0], [0.45, 0.45], [0.45, 0.8]]}, {"annotations": [{"font": {"color": "green", "size": 11}, "showarrow": false, "text": "h = FPR₂ - FPR₁ = 0.65", "x": 0.525, "y": 0.45, "yshift": 12}, {"font": {"color": "#b22222", "size": 11}, "showarrow": false, "text": "<b>S = (a + b)/2 · h = 0.4062</b>", "x": 0.525, "y": 0.324}, {"font": {"color": "#4a148c", "size": 11}, "showarrow": false, "text": "<b>S = (y₁ + y₂)/2 · (x₂ - x₁) = 0.4062</b>", "x": 0.525, "y": 0.207}, {"font": {"color": "#1f77b4", "size": 10}, "showarrow": false, "text": "<b>S = (TPR₁ + TPR₂)/2 · (FPR₂ - FPR₁) = 0.4062</b>", "x": 0.525, "y": 0.09}]}], "label": "0.80", "method": "update"}, {"args": [{"text": [null, null, ["(FPR₁=0.20,<br>TPR₁=0.45)", "(FPR₂=0.85,<br>TPR₂=0.85)"]], "x": [[0.2, 0.2, 0.85, 0.85, 0.2], [0.2, 0.85], [0.2, 0.85]], "y": [[0, 0.45, 0.85, 0, 0], [0.45, 0.45], [0.45, 0.85]]}, {"annotations": [{"font": {"color": "green", "size": 11}, "showarrow": false, "text": "h = FPR₂ - FPR₁ = 0.65", "x": 0.525, "y": 0.45, "yshift": 12}, {"font": {"color": "#b22222", "size": 11}, "showarrow": false, "text": "<b>S = (a + b)/2 · h = 0.4225</b>", "x": 0.525, "y": 0.324}, {"font": {"color": "#4a148c", "size": 11}, "showarrow": false, "text": "<b>S = (y₁ + y₂)/2 · (x₂ - x₁) = 0.4225</b>", "x": 0.525, "y": 0.207}, {"font": {"color": "#1f77b4", "size": 10}, "showarrow": false, "text": "<b>S = (TPR₁ + TPR₂)/2 · (FPR₂ - FPR₁) = 0.4225</b>", "x": 0.525, "y": 0.09}]}], "label": "0.85", "method": "update"}, {"args": [{"text": [null, null, ["(FPR₁=0.20,<br>TPR₁=0.45)", "(FPR₂=0.85,<br>TPR₂=0.90)"]], "x": [[0.2, 0.2, 0.85, 0.85, 0.2], [0.2, 0.85], [0.2, 0.85]], "y": [[0, 0.45, 0.9, 0, 0], [0.45, 0.45], [0.45, 0.9]]}, {"annotations": [{"font": {"color": "green", "size": 11}, "showarrow": false, "text": "h = FPR₂ - FPR₁ = 0.65", "x": 0.525, "y": 0.45, "yshift": 12}, {"font": {"color": "#b22222", "size": 11}, "showarrow": false, "text": "<b>S = (a + b)/2 · h = 0.4387</b>", "x": 0.525, "y": 0.324}, {"font": {"color": "#4a148c", "size": 11}, "showarrow": false, "text": "<b>S = (y₁ + y₂)/2 · (x₂ - x₁) = 0.4387</b>", "x": 0.525, "y": 0.207}, {"font": {"color": "#1f77b4", "size": 10}, "showarrow": false, "text": "<b>S = (TPR₁ + TPR₂)/2 · (FPR₂ - FPR₁) = 0.4387</b>", "x": 0.525, "y": 0.09}]}], "label": "0.90", "method": "update"}, {"args": [{"text": [null, null, ["(FPR₁=0.20,<br>TPR₁=0.45)", "(FPR₂=0.85,<br>TPR₂=0.95)"]], "x": [[0.2, 0.2, 0.85, 0.85, 0.2], [0.2, 0.85], [0.2, 0.85]], "y": [[0, 0.45, 0.95, 0, 0], [0.45, 0.45], [0.45, 0.95]]}, {"annotations": [{"font": {"color": "green", "size": 11}, "showarrow": false, "text": "h = FPR₂ - FPR₁ = 0.65", "x": 0.525, "y": 0.45, "yshift": 12}, {"font": {"color": "#b22222", "size": 11}, "showarrow": false, "text": "<b>S = (a + b)/2 · h = 0.4550</b>", "x": 0.525, "y": 0.324}, {"font": {"color": "#4a148c", "size": 11}, "showarrow": false, "text": "<b>S = (y₁ + y₂)/2 · (x₂ - x₁) = 0.4550</b>", "x": 0.525, "y": 0.207}, {"font": {"color": "#1f77b4", "size": 10}, "showarrow": false, "text": "<b>S = (TPR₁ + TPR₂)/2 · (FPR₂ - FPR₁) = 0.4550</b>", "x": 0.525, "y": 0.09}]}], "label": "0.95", "method": "update"}, {"args": [{"text": [null, null, ["(FPR₁=0.20,<br>TPR₁=0.45)", "(FPR₂=0.85,<br>TPR₂=1.00)"]], "x": [[0.2, 0.2, 0.85, 0.85, 0.2], [0.2, 0.85], [0.2, 0.85]], "y": [[0, 0.45, 1, 0, 0], [0.45, 0.45], [0.45, 1]]}, {"annotations": [{"font": {"color": "green", "size": 11}, "showarrow": false, "text": "h = FPR₂ - FPR₁ = 0.65", "x": 0.525, "y": 0.45, "yshift": 12}, {"font": {"color": "#b22222", "size": 11}, "showarrow": false, "text": "<b>S = (a + b)/2 · h = 0.4712</b>", "x": 0.525, "y": 0.324}, {"font": {"color": "#4a148c", "size": 11}, "showarrow": false, "text": "<b>S = (y₁ + y₂)/2 · (x₂ - x₁) = 0.4712</b>", "x": 0.525, "y": 0.207}, {"font": {"color": "#1f77b4", "size": 10}, "showarrow": false, "text": "<b>S = (TPR₁ + TPR₂)/2 · (FPR₂ - FPR₁) = 0.4712</b>", "x": 0.525, "y": 0.09}]}], "label": "1.00", "method": "update"}], "y": -0.61}], "title": {"text": "Геометрический смысл расчёта ROC AUC методом трапеций"}, "width": 820, "xaxis": {"range": [-0.22, 1.15], "title": {"text": "FPR (False Positive Rate)"}}, "yaxis": {"range": [-0.05, 1.15], "title": {"text": "TPR (True Positive Rate)"}}}}
